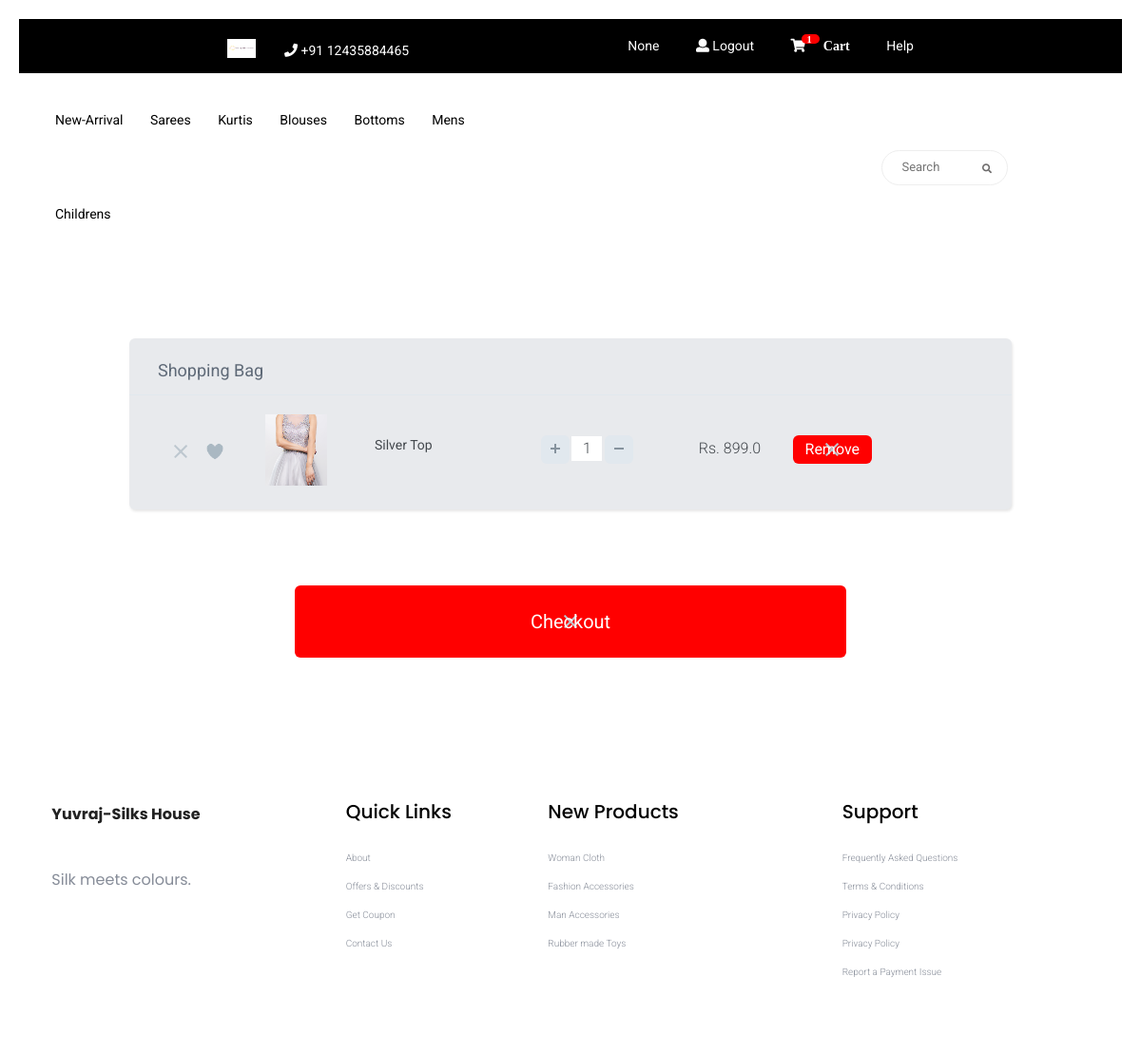
The page /items/cart/ (signed in) on the database as committed earlier.
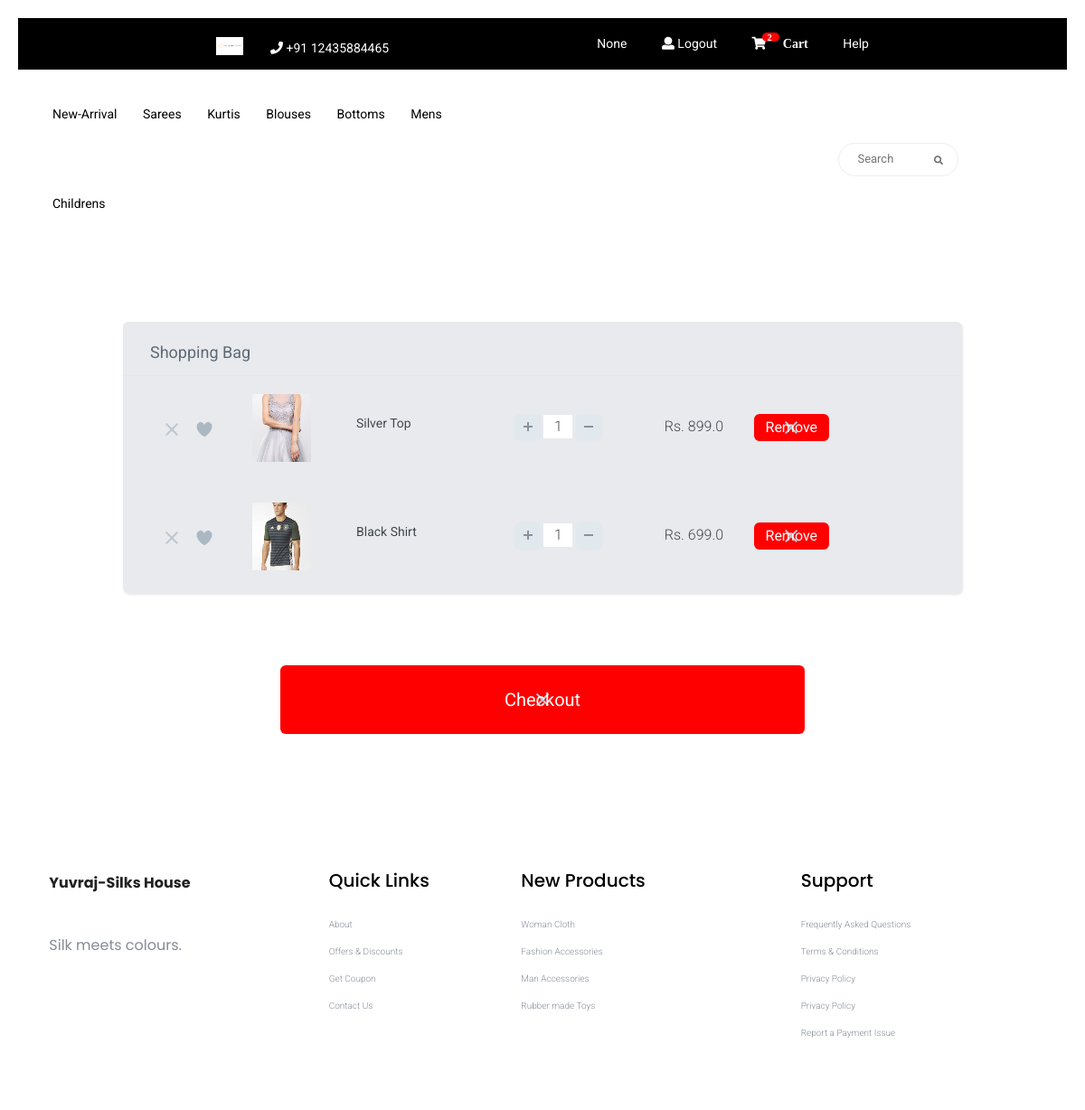
The same page on the database as committed later.
### users/models.py (models this page shows, shortened)
class User(AbstractBaseUser):
    email = models.EmailField(verbose_name='email', max_length=60, unique=True)
    phone_number = models.CharField(max_length=20, unique=True)
    date_joined = models.DateTimeField(verbose_name='date joined', auto_now_add=True)
    last_login = models.DateTimeField(verbose_name='last_login', auto_now=True)
    is_admin = models.BooleanField(default=False)
    is_active = models.BooleanField(default=True)
    is_staff = models.BooleanField(default=False)
    is_superuser = models.BooleanField(default=False)
    is_verified = models.BooleanField(default=False)
    first_name = models.CharField(max_length=40, blank=True, null=True)
    last_name = models.CharField(max_length=40, blank=True, null=True)
    date_of_birth = models.DateTimeField(verbose_name='date of birth', blank=True, null=True)
    gender = models.CharField(max_length=6, choices=(('male','Male'),('female','Female')), blank=True, null=True)
    profile_pic = models.ImageField(upload_to="users/profile_pics/", blank = True)
    token = models.CharField(max_length=30, blank=True, null=True)
    USERNAME_FIELD = 'email'
    REQUIRED_FIELDS = ['phone_number',]
    objects = MyAccountManager()
    def get_full_name(self):
        if self.first_name and self.last_name:
            return f"{self.first_name.capitalize()} {self.last_name.capitalize()}"
        return None

### items/models.py (models this page shows)
class Cart(models.Model):
    user = models.ForeignKey(User, on_delete=models.CASCADE, related_name='carts')
    item = models.ForeignKey(Item, on_delete=models.CASCADE, related_name='carts')
    item_quantity = models.PositiveIntegerField(default=0)
    class Meta:
        unique_together = ('user', 'item',)

class Item(models.Model):
    name = models.CharField(max_length=40)
    image = models.ImageField(upload_to="items/images/", blank = True) #storage=gd_storage
    description = models.TextField(blank = True)
    original_cost = models.FloatField()
    revised_cost = models.FloatField()
    stock = models.PositiveIntegerField(default=0)
    sold = models.PositiveIntegerField(default=0)
    booked = models.PositiveIntegerField(default=0)
    category = models.CharField(choices=(('women','Women'),('men','Men'),('childrenboy','Children Boys'),('childrengirl','Children Girls')), max_length=20)
    subcategory = models.CharField(choices=(('saree','Saree'),('kurtis','Kurtis'),('pant','Pant'),('shirt','Shirt'),('top','Top'),('chudidhar','Chididhar'),('other','Other')), max_length=20)
    material_type = models.CharField(choices=(('cotton','Cotton'),('silk','Silk'),('wool','Wool'),('leather','Leather'),('jeans','Jeans'),('other','Other')), max_length=20)
    newly_arrived = models.BooleanField(default=True)

### items/views.py (the view, shortened to what this page needs)
# urls.py: path('cart/',views.CartPage.as_view(),name = 'cart'),
class CartPage(LoginRequiredMixin,View):
    def get(self, request):
        carts = Cart.objects.filter(user=request.user).select_related('item','user')
        return render(request,'items/cart.html',{'carts':carts})

### items/templates/items/cart.html (shortened to what this page needs)
{% extends 'base.html' %}
{% load static %}
{% load cache %}
{% load cart_tags %}
{% block css_style %}
    <link rel="stylesheet" href="{% static 'assets/css/cart.css' %}" media="screen" title="no title" charset="utf-8">
{% endblock %}
{% block content %}
    <div class="shopping-cart">
      <div class="title">
        Shopping Bag
      </div>
       <div class="container-fluid">
      <div class="col-md-12">
      <div class="row">
      {% for cart in carts %}
      <div class="item" id="cart_item-{{cart.id}}">
        <div class="buttons">
          <span class="delete-btn"></span>
          <span class="like-btn"></span>
        </div>
        <div class="image">
          <img src="{{ cart.item.image.url }}" alt="" style="height:75px; width:65px;" />
        </div>
        <div class="description">
          <span>{{ cart.item.name }}</span>
        </div>
        <div class="quantity">
          <button class="plus-btn" id="{{ cart.pk }}" type="button" name="button">
            <img src="{% static 'assets/img/cart/plus.svg' %}" alt="" />
          </button>
          <input type="text" name="name" value="{{ cart.item_quantity }}">
          <button class="minus-btn" id="{{ cart.pk }}" type="button" name="button">
            <img src="{% static 'assets/img/cart/minus.svg' %}" alt="" />
          </button>
        </div>
        <div class="total-price">Rs. {% multiplier cart.item_quantity cart.item.revised_cost %}</div>&nbsp;&nbsp;&nbsp;&nbsp;&nbsp;&nbsp;&nbsp;&nbsp;&nbsp;&nbsp;
      <div class="remove-button"><button type="button" id="{{ cart.pk }}" class="delete-btn" style="background-color:red; width:100%; font-color:white;" name="button">Remove</button></div>
    </div>
      {% empty %}
      <div class="item">
          <div class="empty_cart">
              No Item in Cart
          </div>
        </div>
      {% endfor %}
      </div>
      </div>
      </div>
    </div>
    {% if carts %}
        <a href="{% url 'items:checkout' %}" style="padding-left:25%;padding-right:25%;"><button type="button" class="delete-btn" style="font-size:200%; background-color:red; height:10%; width:50%; font-color:white;" name="button">Checkout</button></a>
    {% else %}
        <a href="#" style="padding-left:25%;padding-right:25%;"><button type="button" class="delete-btn" style="font-size:200%; background-color:red; height:10%; width:50%; font-color:white;" name="button" onclick="alert('Empty Cart');">Checkout</button></a>
    {% endif %}
{% endblock %}

### templates/base.html (shortened to what this page needs)
{% load static %}
{% load cart_tags %}
<!doctype html>
<html class="no-js" lang="zxx">
    <head>
        <link rel="stylesheet" href="https://maxcdn.bootstrapcdn.com/bootstrap/3.4.1/css/bootstrap.min.css">
<link href="https://stackpath.bootstrapcdn.com/bootstrap/4.4.1/css/bootstrap.min.css" rel="stylesheet" type="text/css"/>
<link rel="stylesheet" href="https://cdnjs.cloudflare.com/ajax/libs/font-awesome/4.7.0/css/font-awesome.min.css">
            <link rel="stylesheet" href="{% static 'assets/css/bootstrap.min.css' %}">
            <link rel="stylesheet" href="{% static 'assets/css/owl.carousel.min.css' %}">
            <link rel="stylesheet" href="{% static 'assets/css/flaticon.css' %}">
            <link rel="stylesheet" href="{% static 'assets/css/slicknav.css' %}">
            <link rel="stylesheet" href="{% static 'assets/css/animate.min.css' %}">
            <link rel="stylesheet" href="{% static 'assets/css/magnific-popup.css' %}">
            <link rel="stylesheet" href="{% static 'assets/css/fontawesome-all.min.css' %}">
            <link rel="stylesheet" href="{% static 'assets/css/themify-icons.css' %}">
            <link rel="stylesheet" href="{% static 'assets/css/slick.css' %}">
            <link rel="stylesheet" href="{% static 'assets/css/nice-select.css' %}">
            <link rel="stylesheet" href="{% static 'assets/css/style.css' %}">
            <link rel="stylesheet" href="{% static 'assets/css/carou.css' %}">
{% block css_style %}
{% endblock %}
   </head>
   <body>
    <header>
              <div class="header-area">
            <div class="main-header ">
                <div class="header-top top-bg d-none d-lg-block">
                   <div class="container-fluid">
                       <div class="col-xl-12">
                            <div class="row d-flex justify-content-between align-items-center">
                                <div class="main-menu   header-info-left d-flex">
                                    <div class="flag">
                                        <img src="{% static 'assets/img/saree/nav.jpg' %}" alt="" style="width:30px;height:20px;">
                                    </div>
                                    <ul class="contact-now">
                                        <li><i class="fas fa-phone"></i> +91 12435884465</li>
                                    </ul>
                                </div>
                                <div class="header-info-right">
                                   <ul>
                                       {% if not user.is_authenticated %}
                                           <li><a href="{% url 'users:register' %}">Create Account </a></li>
                                           <li><a href="{% url 'users:login' %}">
                                               <i class="fa fa-user"></i> Login </a></li>
                                       {% else %}
                                           <li><a href="#">{{user.get_full_name}}</a></li>
                                           <li><a href="{% url 'users:logout' %}">
                                               <i class="fa fa-user"></i> Logout </a></li>
                                           <li><a href="{% url 'items:cart' %}">
                                               <i class="fa fa-shopping-cart" ><span ><sup style="color:white;padding-right:8px;background-color:red;border-radius:40px;top:-8px;right:4px;">&nbsp;&nbsp;{% get_cart user %}</sup></span>Cart</i></a></li>
                                       {% endif %}
                                      <li><a href="#">Help</a></li>
                                   </ul>
                                </div>
                            </div>
                       </div>
                   </div>
                </div>
<div class="header-bottom  header-sticky">
                    <div class="container-fluid">
                        <div class="row align-items-center">
                            <div class="col-xl-6 col-lg-8 col-md-7 col-sm-5">
                                <div class="main-menu f-right d-none d-lg-block">
                                    <nav>
                                        <ul id="navigation">
                                            <li><a href="{% url 'home' %}">New-arrival</a></li>
                                            <li><a href="#">sarees</a>
                                            </li>
                                            <li><a href="#">Kurtis</a>
                                            </li>
                                            <li><a href="#">Blouses</a>
                                            </li>
                                            <li><a href="#">Bottoms</a>
                                            </li>
                                            <li><a href="#">Mens</a>
                                            </li>
											<li><a href="#">Childrens</a>
                                            </li>
 </nav>
</div>
</div>
<div class="col-xl-5 col-lg-3 col-md-3 col-sm-3 fix-card">
    <ul class="header-right f-right d-none d-lg-block d-flex justify-content-between">
        <li class="d-none d-xl-block">
            <div class="form-box f-right ">
                <input type="text" name="Search" placeholder="Search " >
                <div class="search-icon">
                    <i class="fas fa-search special-tag"></i>
                </div>
            </div>
         </li>
    </ul>
</div>
<div class="col-12">
</div>
</div>
</div>
</div>
</div>
</div>
</header>
{% block content %}
{% endblock %}
 <footer>
     <div class="footer-area footer-padding">
         <div class="container">
             <div class="row d-flex justify-content-between">
                 <div class="col-xl-3 col-lg-3 col-md-5 col-sm-6">
                    <div class="single-footer-caption mb-50">
                      <div class="single-footer-caption mb-30">
                          <div class="footer-logo">
                              <p style="color:Blue;"><b>Yuvraj-Silks House</b></p>
                          </div>
                          <div class="footer-tittle">
                              <div class="footer-pera">
                                  <p>Silk meets colours.</p>
                             </div>
                          </div>
                      </div>
                    </div>
                 </div>
                 <div class="col-xl-2 col-lg-3 col-md-3 col-sm-5">
                     <div class="single-footer-caption mb-50">
                         <div class="footer-tittle">
                             <h4>Quick Links</h4>
                             <ul>
                                 <li><a href="#">About</a></li>
                                 <li><a href="#"> Offers & Discounts</a></li>
                                 <li><a href="#"> Get Coupon</a></li>
                                 <li><a href="#">  Contact Us</a></li>
                             </ul>
                         </div>
                     </div>
                 </div>
                 <div class="col-xl-3 col-lg-3 col-md-4 col-sm-7">
                     <div class="single-footer-caption mb-50">
                         <div class="footer-tittle">
                             <h4>New Products</h4>
                             <ul>
                                 <li><a href="#">Woman Cloth</a></li>
                                 <li><a href="#">Fashion Accessories</a></li>
                                 <li><a href="#"> Man Accessories</a></li>
                                 <li><a href="#"> Rubber made Toys</a></li>
                             </ul>
                         </div>
                     </div>
                 </div>
                 <div class="col-xl-3 col-lg-3 col-md-5 col-sm-7">
                     <div class="single-footer-caption mb-50">
                         <div class="footer-tittle">
                             <h4>Support</h4>
                             <ul>
                              <li><a href="#">Frequently Asked Questions</a></li>
                              <li><a href="#">Terms & Conditions</a></li>
                              <li><a href="#">Privacy Policy</a></li>
                              <li><a href="#">Privacy Policy</a></li>
                              <li><a href="#">Report a Payment Issue</a></li>
                          </ul>
                         </div>
                     </div>
                 </div>
             </div>
 </footer>
  </body>
</html>

Rows that differ between the two databases and show on the page:
changed User "None": id "1" → "2"
added Cart: item.image (picture), item.name "Black Shirt", name "1", item_quantity+item "699.0"
